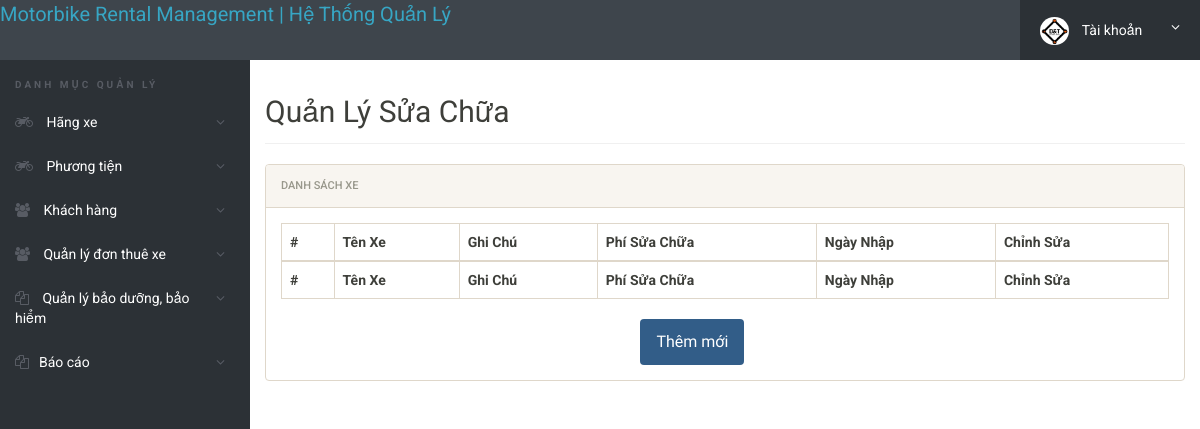
/admin/login/manage-repair.php (signed in), run on an earlier commit of the app's database.
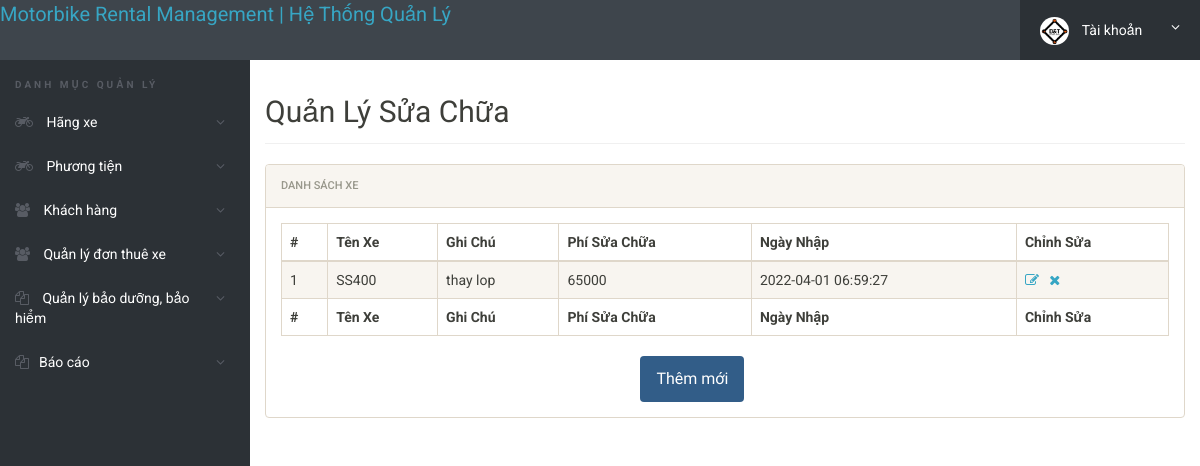
And on a later commit of the database.
### tables this page shows
CREATE TABLE IF NOT EXISTS `suachua` (
  `id` int(30) NOT NULL PRIMARY KEY,
  `idxe` int(30) NOT NULL,
  `GhiChu` longtext NOT NULL,
  `SoTien` int NOT NULL,
  `NgayNhap` datetime NOT NULL DEFAULT current_timestamp(),
  `NgayCapNhat` datetime DEFAULT NULL ON UPDATE current_timestamp()
);

### admin/login/manage-repair.php (the view, shortened to what this page needs)
<?php
include('includes/config.php');
if(strlen($_SESSION['alogin'])==0)
	{
header('location:index.php');
}
else{
 ?>
<!doctype html>
<html lang="en" class="no-js">
<head>
	<link rel="stylesheet" href="css/font-awesome.min.css">
	<link rel="stylesheet" href="css/bootstrap.min.css">
	<link rel="stylesheet" href="css/dataTables.bootstrap.min.css">
	<link rel="stylesheet" href="css/bootstrap-social.css">
	<link rel="stylesheet" href="css/bootstrap-select.css">
	<link rel="stylesheet" href="css/fileinput.min.css">
	<link rel="stylesheet" href="css/awesome-bootstrap-checkbox.css">
	<link rel="stylesheet" href="css/style.css">
</head>
<body>
	<?php include('includes/header.php');?>
	<div class="ts-main-content">
		<?php include('includes/leftbar.php');?>
		<div class="content-wrapper">
			<div class="container-fluid">
				<div class="row">
					<div class="col-md-12">
						<h2 class="page-title">Quản Lý Sửa Chữa</h2>
						<div class="panel panel-default">
							<div class="panel-heading">Danh sách xe</div>
							<div class="panel-body">
								<table id="zctb" class="display table table-striped table-bordered table-hover" cellspacing="0" width="100%">
									<thead>
										<tr>
										<th>#</th>
											<th>Tên Xe</th>
											<th>Ghi Chú </th>
											<th>Phí Sửa Chữa</th>
											<th>Ngày Nhập</th>
											<th>Chỉnh Sửa</th>
										</tr>
									</thead>
									<tfoot>
										<tr>
										<th>#</th>
                                        <th>Tên Xe</th>
											<th>Ghi Chú </th>
											<th>Phí Sửa Chữa</th>
											<th>Ngày Nhập</th>
											<th>Chỉnh Sửa</th>
										</tr>
									</tfoot>
									<tbody>
<?php $sql = "SELECT thongtinxe.TenXe,suachua.*
from suachua
join thongtinxe on suachua.idxe=thongtinxe.id";
$query = $dbh -> prepare($sql);
$query->execute();
$results=$query->fetchAll(PDO::FETCH_OBJ);
$cnt=1;
if($query->rowCount() > 0)
{
foreach($results as $result)
{				?>
										<tr>
											<td><?php echo htmlentities($cnt);?></td>
											<td><?php echo htmlentities($result->TenXe);?></td>
											<td><?php echo htmlentities($result->GhiChu);?></td>
											<td><?php echo htmlentities($result->SoTien);?></td>
											<td><?php echo htmlentities($result->NgayNhap);?></td>
		<td><a href="edit-repair.php?id=<?php echo $result->id;?>"><i class="fa fa-edit"></i></a>&nbsp;&nbsp;
<a href="manage-repair.php?del=<?php echo $result->id;?>" onclick="return confirm('Bạn có muốn xóa hồ sơ xe');"><i class="fa fa-close"></i></a></td>
										</tr>
										<?php $cnt=$cnt+1; }} ?>
									</tbody>
								</table>
                                <div class="col-sm-8 col-sm-offset-2" align="center" style="margin-left:13%;margin-right:auto;display:block;margin-top:0%;margin-bottom:auto;">
													<a href="add-repair.php" class="btn btn-primary" name="submit" type="button" id="submit"style="font-size: medium;">Thêm mới</a>
												</div>
							</div>
						</div>
					</div>
				</div>
			</div>
		</div>
	</div>
</body>
</html>
<?php } ?>

What changed in the data, as far as the page shows it:
added suachua: thongtinxe.TenXe "SS400", GhiChu "thay lop", SoTien "65000", NgayNhap "2022-04-01 06:59:27"
